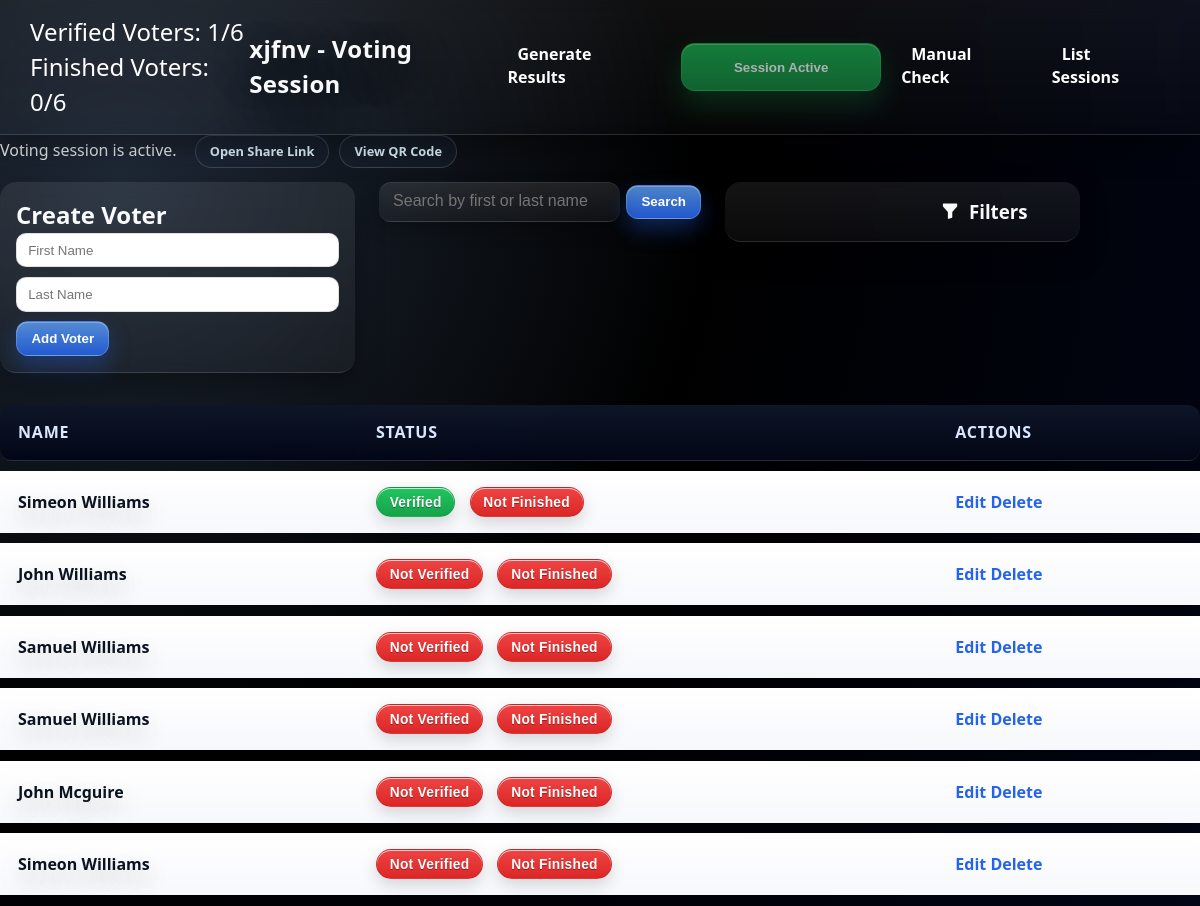
Screenshot of /list/45/ (signed in) with the database file from the repository.
### voters/models.py (models this page shows, shortened)
class VotingSession(models.Model):
    session_id = models.AutoField(primary_key=True)
    session_uuid = models.UUIDField(default=uuid.uuid4, unique=True, db_index=True)
    title = models.CharField(max_length=200)
    unique_url = models.URLField(unique=True, blank=True, null=True)
    is_active = models.BooleanField(default=False)
    admin = models.ForeignKey(User, on_delete=models.CASCADE)  # session creator/admin
    qr_code = models.ImageField(upload_to='qr_codes/', blank=True, null=True)
    created_at = models.DateTimeField(auto_now_add=True)
    updated_at = models.DateTimeField(auto_now=True)
    total_voters = models.IntegerField(default=0)
    current_voters = models.IntegerField(default=0)
    def get_uuid(self):
        return str(self.session_uuid)
    def __str__(self):
        return self.title

class Voter(models.Model):
    voter_id = models.AutoField(primary_key=True)
    session = models.ForeignKey('VotingSession', on_delete=models.CASCADE , related_name='voters')  # Use a string reference
    Fname = models.CharField(max_length=100)
    Lname = models.CharField(max_length=100)
    is_verified = models.BooleanField(default=False)
    has_finished = models.BooleanField(default=False)

### voters/views.py (the view, shortened to what this page needs)
# urls.py: path('list/<int:session_id>/', voters_views.voter_list, name = 'voter_list'),
@login_required
@never_cache
def voter_list(request, session_id=None, session_uuid=None):
    if session_uuid:
        voting_session = get_object_or_404(VotingSession, session_uuid=session_uuid)
    elif session_id:
        voting_session = get_object_or_404(VotingSession, session_id=session_id)
    else:
        raise Http404("Session identifier not provided.")
    print("Voting session:", voting_session)
    print("Unique URL:", voting_session.unique_url)
    voters = voting_session.voters.all()  # Retrieve all voters for the session
    verified_voters_count = voters.filter(is_verified=True).count()
    finished_voters_count = voters.filter(has_finished=True).count()
    total_voters_count = voters.count()
    is_active = voting_session.is_active
    extracted_uuid = str(voting_session.session_uuid)
    print(extracted_uuid)
    if request.method == "GET":
        search_query = request.GET.get('search', '').strip()  # Get and strip the search query
        filter_state = request.GET.get('filter', 'all')
        if filter_state == 'verified':
            voters = voters.filter(is_verified=True)
        elif filter_state == 'not_verified':
            voters = voters.filter(is_verified=False)
        elif filter_state == 'verified_finished':
            voters = voters.filter(is_verified=True, has_finished=True)
        elif filter_state == 'all':
            pass  # No additional filtering, show all voters
        return render(
            request,
            'voters/voter_list.html',
            {
                'form': VoterForm(),
                'voters': voters,
                'verified_voters_count': verified_voters_count,
                'finished_voters_count': finished_voters_count,
                'total_voters_count': total_voters_count,
                'voting_session': voting_session,
                'session_uuid': extracted_uuid,  # Pass the extracted UUID
                'session_id': session_id,
                'is_active': is_active,
                'csrf_token_value': get_token(request),
            },
        )

### voters/forms.py (shortened to what this page needs)
class VoterForm(forms.ModelForm):
    class Meta:
        model = Voter
        fields = ['Fname', 'Lname']
        labels = {'Fname': '', 'Lname': ''}
        widgets = {
            'Fname': forms.TextInput(attrs={'placeholder': 'First Name', 'aria-label': 'First Name'}),
            'Lname': forms.TextInput(attrs={'placeholder': 'Last Name', 'aria-label': 'Last Name'}),
        }

### voters/templates/voters/voter_list.html (shortened to what this page needs)
<!DOCTYPE html>
<html lang="en">
<head>
    {% load static %}
    <link href="{% static 'style.css' %}?v={% now 'U' %}" rel="stylesheet" />
    <link href="https://cdn.jsdelivr.net/npm/bootstrap-icons/font/bootstrap-icons.css" rel="stylesheet">
</head>
<nav class="voting_session-navbar">
    <div class="voting_session-navbar-content">
        <div class="final-navbar">
            <div>
                <p>Verified Voters: {{ verified_voters_count }}/{{ total_voters_count }}</p>
                <p>Finished Voters: {{ finished_voters_count }}/{{ total_voters_count }}</p>
            </div>
        </div>
        <h1 style="align-items: center;" class="voting_session-navbar-title">{{ voting_session.title }} - Voting Session</h1>
        <div class="voting_session-navbar-links" id="voting-session-links">
            <ul>
                {% if voting_session.is_active %}
                <li><a class="generate-results-link" href="{% url 'bbs_results' session_uuid %}">Generate Results</a></li>
                <li>
                    <button
                        class="hold-button is-complete"
                        id="holdBtn"
                        type="button"
                        data-is-active="true"
                        data-session-id="{{ voting_session.session_id }}"
                        data-session-uuid="{{ voting_session.get_uuid }}"
                        data-session-title="{{ voting_session.title }}"
                        data-unique-url="{{ voting_session.unique_url|default_if_none:'' }}"
                        data-qr-code-url="{% url 'qr_png' voting_session.session_uuid %}"
                        disabled
                    >
                        <span>Session Active</span>
                    </button>
                </li>
                {% endif %}
                {% if request.user.is_staff %}
                <li>
                    <a href="{% url 'manual_check_page' session_uuid %}">Manual Check</a>
                </li>
                {% endif %}
                <li><a href="{% url 'list_voting_sessions' %}">List Sessions</a></li>
            </ul>
        </div>
    </div>
</nav>
<body>
    <section class="session-activation-panel">
        <div
            id="activationMessage"
            class="session-activation-message{% if not voting_session.is_active %} is-idle{% endif %}"
            data-active="{{ voting_session.is_active|yesno:'true,false' }}"
            data-idle-text="Activate the session to generate a shareable link and QR code."
            data-active-text="Voting session is active."
            data-unique-url="{{ voting_session.unique_url|default_if_none:'' }}"
            data-qr-code-url="{% url 'qr_png' voting_session.session_uuid %}"
            data-session-title="{{ voting_session.title }}"
        >
            {% if voting_session.is_active %}
                Voting session is active.
                <span class="activation-links">
                    {% if voting_session.unique_url %}
                        <a class="activation-link" href="{{ voting_session.unique_url }}" target="_blank" rel="noopener">Open Share Link</a>
                    {% endif %}
                    <a
                        class="activation-link"
                        href="{% url 'qr_png' voting_session.session_uuid %}"
                        target="_blank"
                        rel="noopener"
                        data-qr-modal="{% url 'qr_png' voting_session.session_uuid %}"
                        data-qr-label="{{ voting_session.title }} QR Code"
                    >View QR Code</a>
                </span>
            {% else %}
                <span class="status-dot is-idle"></span>
                Activate the session to generate a shareable link and QR code.
            {% endif %}
        </div>
    </section>
    <div class="voter-management-container">
            <div class="voter-form-column">
                <h2>Create Voter</h2>
                <form id="add-voter-form" method="POST"
                    action="{% if session_id %}{% url 'voter_list' session_id %}{% elif session_uuid %}{% url 'voter_list' session_uuid=voting_session.get_uuid %}{% endif %}">
                    {{ form.as_p }}
                    <button type="submit" id="add-voter-button">Add Voter</button>
                </form>
            </div>
            <div class="search-bar-column">
                <form method="GET" action="" class="search-form">
                    <div class="search-input-container">
                        <input type="text" name="search" placeholder="Search by first or last name" value="{{ request.GET.search }}" class="search-input">
                    </div>
                    <button type="submit" class="search-button">Search</button>
                </form>
            </div>
            <div class="filter-buttons-column">
                <div class="filter-header">
                    <i class="bi bi-funnel-fill" onclick="toggleDropdown()"></i>
                    <h3>Filters</h3>
                </div>
        </div>
        </div>
        <table class="voter-table">
            <thead>
                <tr>
                    <th>Name</th>
                    <th>Status</th>
                    <th>Actions</th>
                </tr>
            </thead>
            <tbody id="voter-list">
                {% for voter in voters %}
                <tr id="voter-{{ voter.voter_id }}" class="voter-row" data-status="{% if voter.is_verified %}verified{% else %}not_verified{% endif %}">
                    <td style="font-weight: bold;">{{ voter.Fname }} {{ voter.Lname }}</td>
                    <td class="voter-status-cell">
                        <div class="voter-status">
                        {% if voter.is_verified %}
                            <button type="button"  class = "status-verified">Verified</button>
                            {% if voter.has_finished %}
                                <button type="button"  class = "status-verified"> Finished </button>
                            {% else %}
                                <button type="button" class= "status-not-verified" > Not Finished</button>
                            {% endif %}
                        {% else %}
                            <button type="button" class= "status-not-verified" > Not Verified </button>
                            <button type="button" class= "status-not-verified" > Not Finished</button>
                        {% endif %}
                        </div>
                    </td>
                    <td>
                        <a href="{% url 'edit_voter' voter.voter_id %}">Edit</a>
                        <a href="{% url 'delete_voter' voter.voter_id %}" onclick="return confirm('Are you sure?')">Delete</a>
                    </td>
                </tr>
                {% endfor %}
            </tbody>
        </table>
</body>
</html>

### rows the page displays
VotingSession: title "xjfnv"
Voter: Fname "Simeon", Lname "Williams", is_verified "Verified"
Voter: Fname "John", Lname "Williams", is_verified "Not Verified"
Voter: Fname "Samuel", Lname "Williams", is_verified "Not Verified"
Voter: Fname "Samuel", Lname "Williams", is_verified "Not Verified"
Voter: Fname "John", Lname "Mcguire", is_verified "Not Verified"
Voter: Fname "Simeon", Lname "Williams", is_verified "Not Verified"

### other values shown
{{ verified_voters_count }} "1"
{{ total_voters_count }} "6"
{{ finished_voters_count }} "0"
